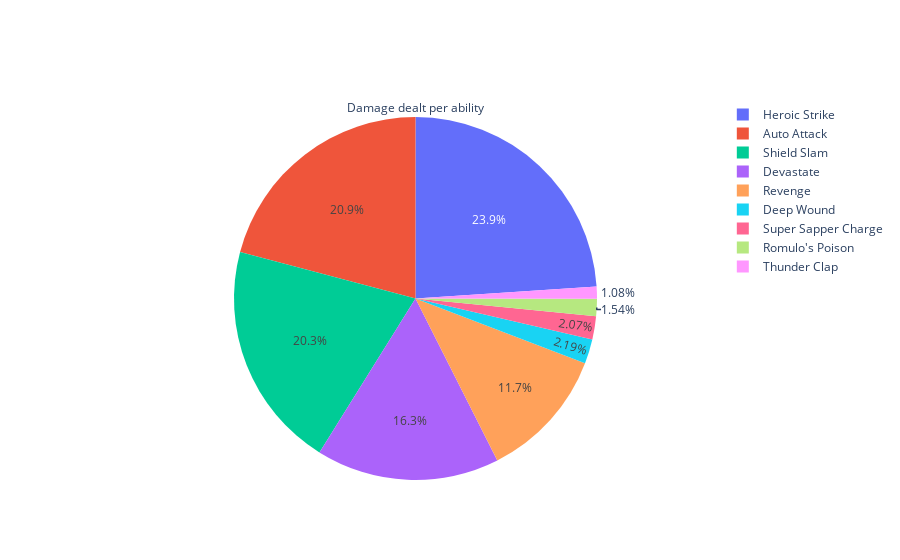

The code cell stored with this chart in its notebook:
### Code cell
fig = go.Figure(
    data=[
        go.Pie(labels=df2.index, values=df2['sum'],title = 'Damage dealt per ability')
    ])
fig.show()

### Figure 1 — Plotly figure (JSON) as saved in the notebook; plotly's stock layout.template omitted (floating-point values rounded to 4 significant figures)
{"data": [{"labels": ["Auto Attack", "Deep Wound", "Devastate", "Heroic Strike", "Revenge", "Romulo's Poison", "Shield Slam", "Super Sapper Charge", "Thunder Clap"], "title": {"text": "Damage dealt per ability"}, "type": "pie", "values": [21392, 2242, 16730, 24538, 12038, 1574, 20763, 2118, 1112]}], "layout": {}}
